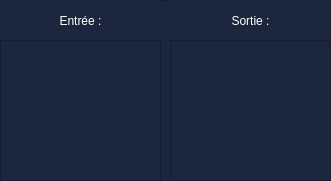
   <widget class="QFrame" name="QFrame_ExS">
    <property name="geometry">
     <rect>
      <x>29</x>
      <y>400</y>
      <width>331</width>
      <height>181</height>
     </rect>
    </property>
    <property name="styleSheet">
     <string notr="true">background-color: rgb(28, 38, 61);</string>
    </property>
    <property name="frameShape">
     <enum>QFrame::StyledPanel</enum>
    </property>
    <property name="frameShadow">
     <enum>QFrame::Raised</enum>
    </property>
    <widget class="QLabel" name="QLabel_Entree">
     <property name="geometry">
      <rect>
       <x>0</x>
       <y>0</y>
       <width>161</width>
       <height>41</height>
      </rect>
     </property>
     <property name="styleSheet">
      <string notr="true">background-color: rgb(28, 38, 61);
font: 10pt &quot;MS Shell Dlg 2&quot;;
color: rgb(255, 255, 255);
</string>
     </property>
     <property name="text">
      <string>Entrée :</string>
     </property>
     <property name="alignment">
      <set>Qt::AlignCenter</set>
     </property>
    </widget>
    <widget class="QLabel" name="QLabel_Sortie">
     <property name="geometry">
      <rect>
       <x>170</x>
       <y>0</y>
       <width>161</width>
       <height>41</height>
      </rect>
     </property>
     <property name="styleSheet">
      <string notr="true">background-color: rgb(28, 38, 61);
font: 10pt &quot;MS Shell Dlg 2&quot;;
color: rgb(255, 255, 255);
</string>
     </property>
     <property name="text">
      <string>Sortie :</string>
     </property>
     <property name="alignment">
      <set>Qt::AlignCenter</set>
     </property>
    </widget>
    <widget class="QTextEdit" name="QTextEdit_Entree">
     <property name="geometry">
      <rect>
       <x>0</x>
       <y>40</y>
       <width>161</width>
       <height>141</height>
      </rect>
     </property>
     <property name="styleSheet">
      <string notr="true">background-color: rgb(28, 38, 61);
font: 6pt &quot;MS Shell Dlg 2&quot;;
color: rgb(255, 255, 255);
</string>
     </property>
    </widget>
    <widget class="QTextEdit" name="QTextEdit_Sortie">
     <property name="geometry">
      <rect>
       <x>170</x>
       <y>40</y>
       <width>161</width>
       <height>141</height>
      </rect>
     </property>
     <property name="styleSheet">
      <string notr="true">background-color: rgb(28, 38, 61);
font: 6pt &quot;MS Shell Dlg 2&quot;;
color: rgb(255, 255, 255);
</string>
     </property>
    </widget>
   </widget>
